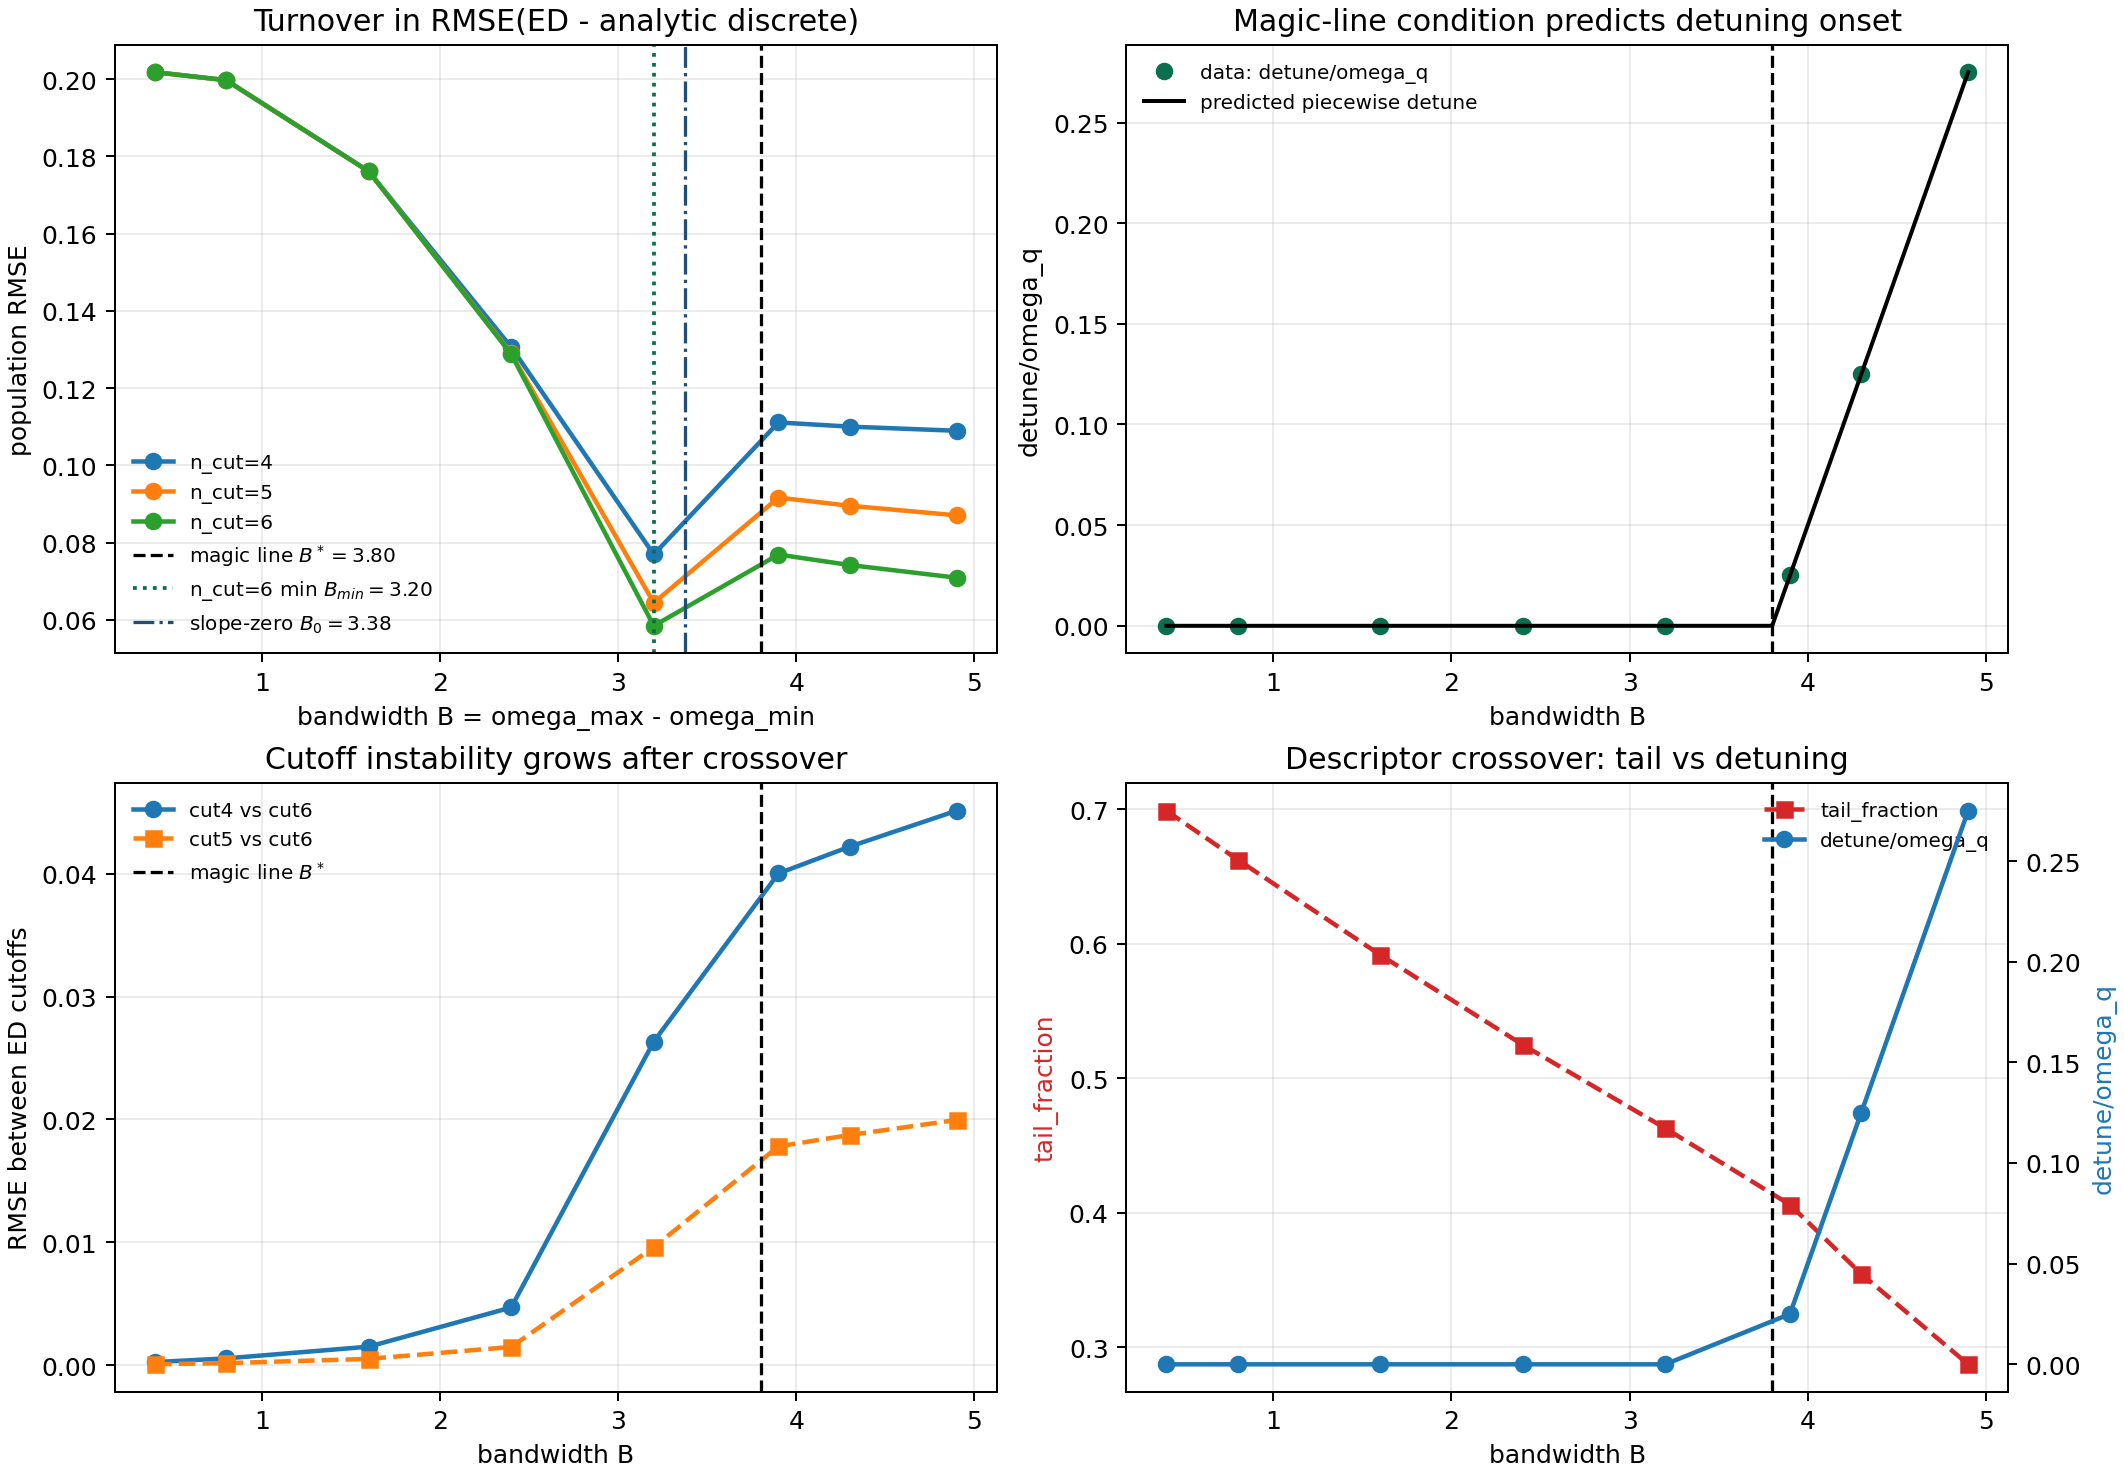

Write the Python code that produced this figure.
"""
Formulate and visualize a crossover "magic line" from existing CSV outputs.

No new simulation data is generated.
"""

from __future__ import annotations

from pathlib import Path

import matplotlib.pyplot as plt
import numpy as np
import pandas as pd


OUT_STEM = "hmf_turnover_magicline_codex_v45"


def _load_csv(path: Path) -> pd.DataFrame:
    if not path.exists():
        raise FileNotFoundError(f"Missing input: {path.name}")
    return pd.read_csv(path)


def _slope_zero_bandwidth(x: np.ndarray, y: np.ndarray) -> float:
    if x.size < 3:
        return float("nan")
    slopes = np.diff(y) / np.diff(x)
    mids = 0.5 * (x[1:] + x[:-1])
    for i in range(1, slopes.size):
        s0, s1 = float(slopes[i - 1]), float(slopes[i])
        if s0 <= 0.0 and s1 >= 0.0:
            m0, m1 = float(mids[i - 1]), float(mids[i])
            if abs(s1 - s0) < 1e-15:
                return m1
            return m0 + (0.0 - s0) * (m1 - m0) / (s1 - s0)
    return float("nan")


def main() -> None:
    out_dir = Path(__file__).resolve().parent

    summary = _load_csv(out_dir / "hmf_narrowband_convergence_summary_codex_v36.csv")
    cutoff = _load_csv(out_dir / "hmf_narrowband_convergence_cutoff_summary_codex_v36.csv")
    scan = _load_csv(out_dir / "hmf_narrowband_convergence_scan_codex_v36.csv")

    # Inferred from existing scan setup
    omega_q = float(scan["omega_q"].iloc[0])
    omega_floor = float(scan["omega_min"].min())

    # Derived "magic line" for onset of resonance detuning in the clamped-window regime:
    #   B* = 2 (omega_q - omega_floor)
    # where B = omega_max - omega_min.
    bw_magic = 2.0 * (omega_q - omega_floor)

    # Empirical references from n_cut=6 curve.
    g6 = summary[summary["n_cut"] == 6].sort_values("bandwidth")
    x6 = g6["bandwidth"].to_numpy(dtype=float)
    y6 = g6["rmse_ed_vs_best_p00"].to_numpy(dtype=float)
    i_min6 = int(np.argmin(y6))
    bw_min6 = float(x6[i_min6])
    rmse_min6 = float(y6[i_min6])
    bw_slope0 = _slope_zero_bandwidth(x6, y6)

    # Predicted detune from piecewise formula at n_modes=3 with lower-bound clamping.
    bw_grid = np.linspace(float(summary["bandwidth"].min()), float(summary["bandwidth"].max()), 300)
    detune_pred = np.maximum(0.0, omega_floor + 0.5 * bw_grid - omega_q) / omega_q

    # Figure
    fig, axes = plt.subplots(2, 2, figsize=(11.8, 8.2), constrained_layout=True)

    ax = axes[0, 0]
    for n_cut, grp in summary.groupby("n_cut"):
        g = grp.sort_values("bandwidth")
        ax.plot(g["bandwidth"], g["rmse_ed_vs_best_p00"], "o-", linewidth=1.8, label=f"n_cut={int(n_cut)}")
    ax.axvline(bw_magic, color="black", linestyle="--", linewidth=1.3, label=rf"magic line $B^*={bw_magic:.2f}$")
    ax.axvline(bw_min6, color="#0B6E4F", linestyle=":", linewidth=1.5, label=rf"n_cut=6 min $B_{{min}}={bw_min6:.2f}$")
    if np.isfinite(bw_slope0):
        ax.axvline(bw_slope0, color="#1F4E79", linestyle="-.", linewidth=1.3, label=rf"slope-zero $B_0={bw_slope0:.2f}$")
    ax.set_title("Turnover in RMSE(ED - analytic discrete)")
    ax.set_xlabel("bandwidth B = omega_max - omega_min")
    ax.set_ylabel("population RMSE")
    ax.grid(alpha=0.25)
    ax.legend(frameon=False, fontsize=8)

    ax = axes[0, 1]
    det6 = g6["detune_over_omega_q"].to_numpy(dtype=float)
    ax.plot(g6["bandwidth"], det6, "o", color="#0B6E4F", label="data: detune/omega_q")
    ax.plot(bw_grid, detune_pred, "-", color="black", linewidth=1.6, label="predicted piecewise detune")
    ax.axvline(bw_magic, color="black", linestyle="--", linewidth=1.3)
    ax.set_title("Magic-line condition predicts detuning onset")
    ax.set_xlabel("bandwidth B")
    ax.set_ylabel("detune/omega_q")
    ax.grid(alpha=0.25)
    ax.legend(frameon=False, fontsize=8)

    ax = axes[1, 0]
    c = cutoff.sort_values("bandwidth")
    ax.plot(c["bandwidth"], c["rmse_cut4_vs_cut6_p00"], "o-", linewidth=1.8, label="cut4 vs cut6")
    ax.plot(c["bandwidth"], c["rmse_cut5_vs_cut6_p00"], "s--", linewidth=1.8, label="cut5 vs cut6")
    ax.axvline(bw_magic, color="black", linestyle="--", linewidth=1.3, label=rf"magic line $B^*$")
    ax.set_title("Cutoff instability grows after crossover")
    ax.set_xlabel("bandwidth B")
    ax.set_ylabel("RMSE between ED cutoffs")
    ax.grid(alpha=0.25)
    ax.legend(frameon=False, fontsize=8)

    ax = axes[1, 1]
    s = summary[summary["n_cut"] == 6].sort_values("bandwidth")
    ax.plot(s["bandwidth"], s["tail_fraction"], "s--", linewidth=1.8, color="#d62728", label="tail_fraction")
    ax2 = ax.twinx()
    ax2.plot(s["bandwidth"], s["detune_over_omega_q"], "o-", linewidth=1.8, color="#1f77b4", label="detune/omega_q")
    ax.axvline(bw_magic, color="black", linestyle="--", linewidth=1.3)
    ax.set_title("Descriptor crossover: tail vs detuning")
    ax.set_xlabel("bandwidth B")
    ax.set_ylabel("tail_fraction", color="#d62728")
    ax2.set_ylabel("detune/omega_q", color="#1f77b4")
    ax.grid(alpha=0.25)
    h1, l1 = ax.get_legend_handles_labels()
    h2, l2 = ax2.get_legend_handles_labels()
    ax.legend(h1 + h2, l1 + l2, frameon=False, fontsize=8, loc="upper right")

    fig_png = out_dir / f"{OUT_STEM}.png"
    fig.savefig(fig_png, dpi=180)
    plt.close(fig)

    # Summary table
    out_summary = pd.DataFrame(
        [
            {
                "omega_q": omega_q,
                "omega_floor": omega_floor,
                "magic_bandwidth_B_star": bw_magic,
                "empirical_B_min_ncut6": bw_min6,
                "empirical_rmse_min_ncut6": rmse_min6,
                "empirical_B_slope_zero_ncut6": bw_slope0,
                "gap_B_star_minus_B_min": bw_magic - bw_min6,
                "gap_B_star_minus_B_slope0": bw_magic - bw_slope0 if np.isfinite(bw_slope0) else np.nan,
            }
        ]
    )
    out_summary_csv = out_dir / f"{OUT_STEM}_summary.csv"
    out_summary.to_csv(out_summary_csv, index=False)

    # Markdown log with explicit formula.
    log_md = out_dir / f"{OUT_STEM}_log.md"
    lines: list[str] = []
    lines.append("# Turnover Magic-Line Formulation (Codex v45)")
    lines.append("")
    lines.append("## Formulated condition")
    lines.append("For the bandwidth scan with lower-bound clamping `omega_min = max(omega_floor, omega_q - delta)`,")
    lines.append("the turnover onset is where the resonance pinning breaks and detuning becomes nonzero:")
    lines.append("")
    lines.append(r"$B^* = 2(\omega_q - \omega_{\mathrm{floor}})$")
    lines.append("")
    lines.append("with `B = omega_max - omega_min`.")
    lines.append("")
    lines.append("Equivalent piecewise detuning predictor (n_modes=3, uniform spacing):")
    lines.append("")
    lines.append(r"$\dfrac{\delta_\mathrm{detune}(B)}{\omega_q} = \dfrac{\max\!\left(0,\ \omega_{\mathrm{floor}} + \dfrac{B}{2} - \omega_q\right)}{\omega_q}$")
    lines.append("")
    lines.append("## Numbers from current CSVs")
    for k, v in out_summary.iloc[0].items():
        lines.append(f"- {k}: {float(v):.6f}")
    lines.append("")
    lines.append("Generated figure:")
    lines.append(f"- {fig_png.name}")
    log_md.write_text("\n".join(lines), encoding="utf-8")

    print("Wrote:", fig_png.name)
    print("Wrote:", out_summary_csv.name)
    print("Wrote:", log_md.name)
    print("")
    print(out_summary.to_string(index=False))


if __name__ == "__main__":
    main()
